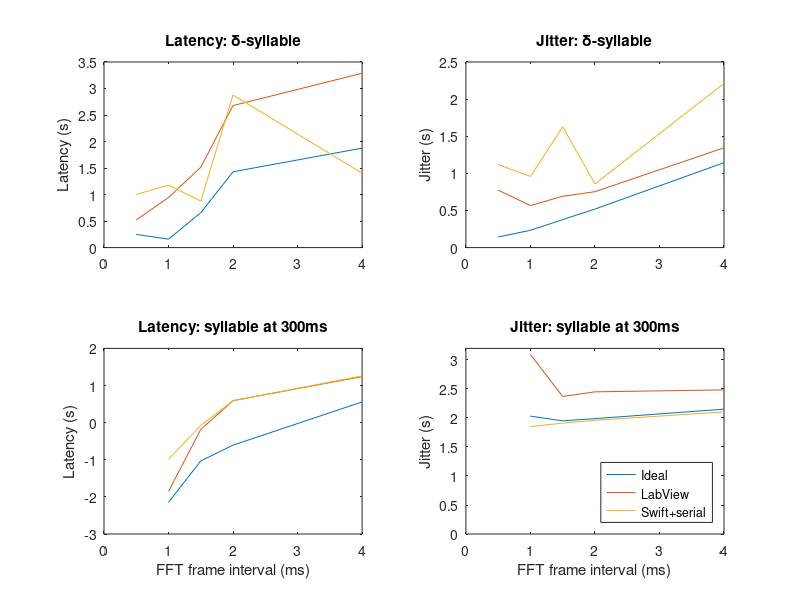
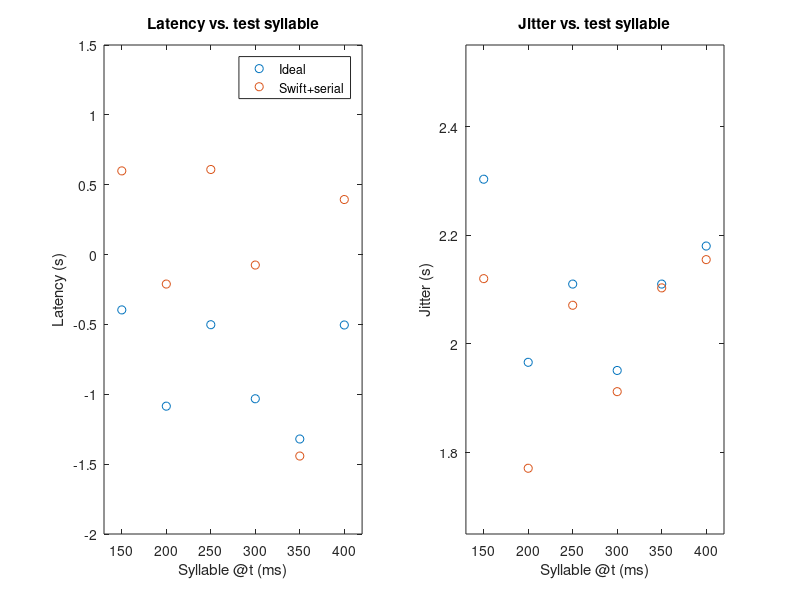
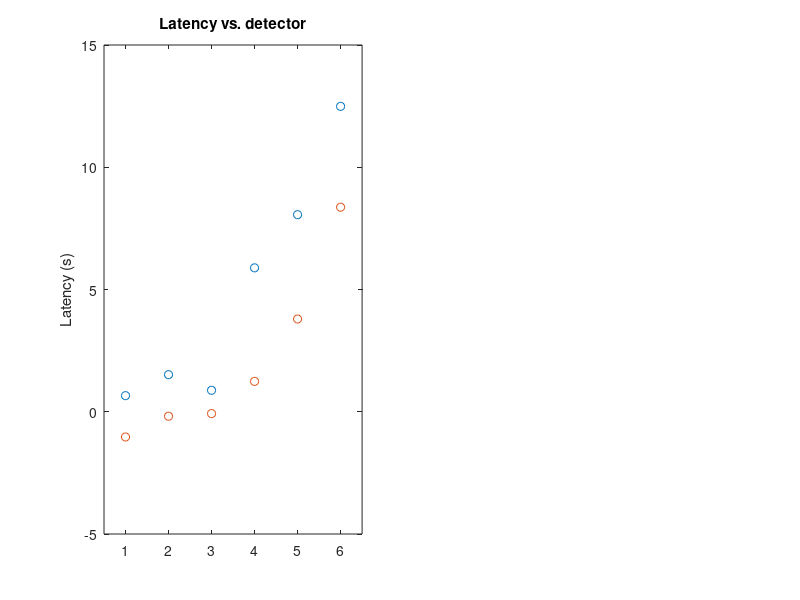

Write the MATLAB code that produced these figures, in order. (Note: this script raises an error after producing the figures.)
%% TIMING vs. FRAMESIZE


framesize = [0.5 1 1.5 2 4];
% ideal; labview; swift+serial
latencies_delta = [ 0.249 0.159 0.658 1.43 1.875;
    0.521 0.945 1.516 2.678 3.287;
    1.003 1.177 0.878 2.878 1.403];
jitters_delta = [ 0.143 0.233 0.377 0.519 1.144;
    0.774 0.566 0.691 0.753 1.344;
    1.119 0.958 1.626 0.857 2.211];

latencies_lny64_300 = [NaN -2.145 -1.032 -0.606 0.558;
    NaN -1.852 -0.182 0.593 1.24;
    NaN -0.988 -0.075 0.588 1.259];
jitters_lny64_300 = [NaN 2.032 1.951 1.989 2.152;
    NaN 3.094 2.371 2.451 2.485;
    NaN 1.852 1.912 1.960 2.105];

figure(1);
subplot(2,2,1);
plot(framesize, latencies_delta);
title('Latency: \delta-syllable');
ylabel('Latency (s)');
l = get(gca, 'YLim');
l(1) = 0;
set(gca, 'YLim', l);
l = get(gca, 'XLim');
l(1) = 0;
set(gca, 'XLim', l);

subplot(2,2,2);
plot(framesize, jitters_delta);
title('Jitter: \delta-syllable');
ylabel('Jitter (s)');
l = get(gca, 'YLim');
l(1) = 0;
set(gca, 'YLim', l);
l = get(gca, 'XLim');
l(1) = 0;
set(gca, 'XLim', l);

subplot(2,2,3);
plot(framesize, latencies_lny64_300);
title('Latency: syllable at 300ms');
xlabel('FFT frame interval (ms)');
ylabel('Latency (s)');
%l = get(gca, 'YLim');
%l(1) = 0;
%set(gca, 'YLim', l);
l = get(gca, 'XLim');
l(1) = 0;
set(gca, 'XLim', l);

subplot(2,2,4);
plot(framesize, jitters_lny64_300);
title('Jitter: syllable at 300ms');
xlabel('FFT frame interval (ms)');
ylabel('Jitter (s)');
l = get(gca, 'YLim');
l(1) = 0;
set(gca, 'YLim', l);
l = get(gca, 'XLim');
l(1) = 0;
set(gca, 'XLim', l);
legend('Ideal', 'LabView', 'Swift+serial', 'Location', 'SouthEast');


%% TIMING vs. SYLLABLE

syllables = [ 150:50:400 ];

% ideal; swift+serial
latencies_syl = [ -0.396 -1.085 -0.502 -1.032 -1.32 -0.504;
    0.599 -0.211 0.609 -0.075 -1.442 0.394];
jitters_syl = [ 2.303 1.966 2.110 1.951 2.110 2.180;
    2.120 1.771 2.071 1.912 2.103 2.155];

figure(2)
subplot(1,2,1);
plot(syllables, latencies_syl, 'o');
title('Latency vs. test syllable');
xlabel('Syllable @t (ms)');
ylabel('Latency (s)');
l = get(gca, 'YLim') + [-0.5 0.5];
set(gca, 'YLim', l);
l = get(gca, 'XLim') + [-20 20];
set(gca, 'XLim', l);
legend('Ideal', 'Swift+serial', 'Location', 'NorthEast');
latencies_mean = mean(latencies_syl')
latencies_std = std(latencies_syl')
latencies_ste95 = 1.96 * latencies_std / sqrt(length(syllables))
jitters_mean = mean(jitters_syl')
jitters_std = std(jitters_syl')
jitters_ste95 = 1.96 * jitters_std / sqrt(length(syllables))

subplot(1,2,2);
plot(syllables, jitters_syl, 'o');
title('Jitter vs. test syllable');
xlabel('Syllable @t (ms)');
ylabel('Jitter (s)');
l = get(gca, 'YLim') + [-0.05 0.05];
set(gca, 'YLim', l);
l = get(gca, 'XLim') + [-20 20];
set(gca, 'XLim', l);


%% TIMING vs. DETECTOR

% delta; bird
detectors = {'Ideal', 'LabView','Swift+serial','Swift+audio','Matlab+serial','Matlab+audio'};
latencies_det = [ 0.658 1.516 0.878 5.886 8.059 12.491;
    -1.032 -0.182 -0.075 1.242 3.794 8.367];
jitters_det = [ 0.377 0.691 1.626 2.552 2.324 5.874;
    1.951 2.371 1.912 4.877 2.043 5.882];

detectors_num = 1:length(detectors);

figure(3)
subplot(1,2,1);
plot(detectors_num, latencies_det, 'o');
title('Latency vs. detector');
ylabel('Latency (s)');
set(gca, 'XLim', [detectors_num(1)-0.5 detectors_num(end)+0.5]);
xticklabel_rotate(detectors_num, 45, detectors);
legend('\delta-syllable', 'Song 300ms', 'Location', 'NorthWest');


subplot(1,2,2);
plot(detectors_num, jitters_det, 'o');
title('Jitter vs. detector');
ylabel('Jitter (s)');
set(gca, 'XLim', [detectors_num(1)-0.5 detectors_num(end)+0.5]);
xticklabel_rotate(detectors_num, 45, detectors);
